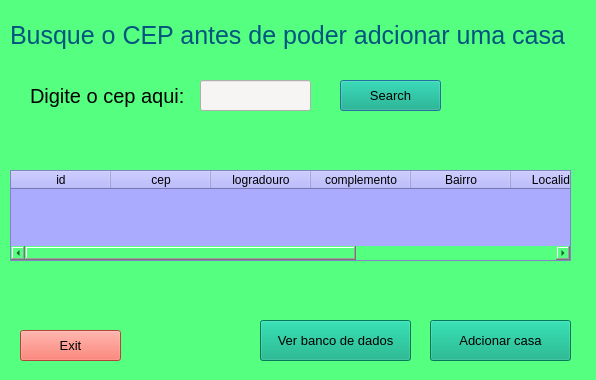
<?xml version="1.0" encoding="UTF-8"?>
<ui version="4.0">
 <class>Dialog</class>
 <widget class="QDialog" name="Dialog">
  <property name="geometry">
   <rect>
    <x>0</x>
    <y>0</y>
    <width>596</width>
    <height>380</height>
   </rect>
  </property>
  <property name="windowTitle">
   <string>Dialog</string>
  </property>
  <property name="styleSheet">
   <string notr="true">background-color: rgb(119, 118, 123);
background-color: rgb(66, 66, 66);
background-color: rgb(85, 255, 127);</string>
  </property>
  <widget class="QLabel" name="label">
   <property name="geometry">
    <rect>
     <x>30</x>
     <y>80</y>
     <width>181</width>
     <height>31</height>
    </rect>
   </property>
   <property name="font">
    <font>
     <pointsize>15</pointsize>
     <weight>50</weight>
     <bold>false</bold>
    </font>
   </property>
   <property name="styleSheet">
    <string notr="true"/>
   </property>
   <property name="text">
    <string>Digite o cep aqui:</string>
   </property>
  </widget>
  <widget class="QLineEdit" name="lineEdit">
   <property name="geometry">
    <rect>
     <x>200</x>
     <y>80</y>
     <width>111</width>
     <height>31</height>
    </rect>
   </property>
   <property name="styleSheet">
    <string notr="true">background-color: rgb(246, 245, 244);</string>
   </property>
  </widget>
  <widget class="QTableWidget" name="tableWidget">
   <property name="geometry">
    <rect>
     <x>10</x>
     <y>170</y>
     <width>561</width>
     <height>91</height>
    </rect>
   </property>
   <property name="styleSheet">
    <string notr="true">background-color: rgb(170, 170, 255);</string>
   </property>
   <column>
    <property name="text">
     <string>id</string>
    </property>
    <property name="background">
     <color>
      <red>246</red>
      <green>211</green>
      <blue>45</blue>
     </color>
    </property>
   </column>
   <column>
    <property name="text">
     <string>cep</string>
    </property>
   </column>
   <column>
    <property name="text">
     <string>logradouro</string>
    </property>
   </column>
   <column>
    <property name="text">
     <string>complemento</string>
    </property>
   </column>
   <column>
    <property name="text">
     <string>Bairro</string>
    </property>
   </column>
   <column>
    <property name="text">
     <string>Localidade</string>
    </property>
   </column>
   <column>
    <property name="text">
     <string>UF</string>
    </property>
   </column>
   <column>
    <property name="text">
     <string>DDD</string>
    </property>
   </column>
  </widget>
  <widget class="QPushButton" name="pushButton">
   <property name="geometry">
    <rect>
     <x>340</x>
     <y>80</y>
     <width>101</width>
     <height>31</height>
    </rect>
   </property>
   <property name="font">
    <font>
     <pointsize>10</pointsize>
     <weight>50</weight>
     <bold>false</bold>
    </font>
   </property>
   <property name="cursor">
    <cursorShape>PointingHandCursor</cursorShape>
   </property>
   <property name="styleSheet">
    <string notr="true">background-color: rgb(0, 170, 127);</string>
   </property>
   <property name="text">
    <string>Search</string>
   </property>
  </widget>
  <widget class="QLabel" name="label_2">
   <property name="geometry">
    <rect>
     <x>10</x>
     <y>10</y>
     <width>581</width>
     <height>51</height>
    </rect>
   </property>
   <property name="styleSheet">
    <string notr="true">font-size:25px;
color: rgb(0, 85, 127);</string>
   </property>
   <property name="text">
    <string>Busque o CEP antes de poder adcionar uma casa </string>
   </property>
   <property name="textFormat">
    <enum>Qt::AutoText</enum>
   </property>
  </widget>
  <widget class="QPushButton" name="pushButton_2">
   <property name="geometry">
    <rect>
     <x>20</x>
     <y>330</y>
     <width>101</width>
     <height>31</height>
    </rect>
   </property>
   <property name="font">
    <font>
     <pointsize>10</pointsize>
    </font>
   </property>
   <property name="cursor">
    <cursorShape>PointingHandCursor</cursorShape>
   </property>
   <property name="autoFillBackground">
    <bool>false</bool>
   </property>
   <property name="styleSheet">
    <string notr="true">background-color: rgb(246, 97, 81);</string>
   </property>
   <property name="text">
    <string>Exit</string>
   </property>
  </widget>
  <widget class="QPushButton" name="pushButton_3">
   <property name="geometry">
    <rect>
     <x>260</x>
     <y>320</y>
     <width>151</width>
     <height>41</height>
    </rect>
   </property>
   <property name="font">
    <font>
     <pointsize>10</pointsize>
    </font>
   </property>
   <property name="cursor">
    <cursorShape>PointingHandCursor</cursorShape>
   </property>
   <property name="styleSheet">
    <string notr="true">background-color: rgb(0, 170, 127);</string>
   </property>
   <property name="text">
    <string>Ver banco de dados</string>
   </property>
  </widget>
  <widget class="QPushButton" name="pushButton_4">
   <property name="geometry">
    <rect>
     <x>430</x>
     <y>320</y>
     <width>141</width>
     <height>41</height>
    </rect>
   </property>
   <property name="font">
    <font>
     <pointsize>10</pointsize>
     <stylestrategy>PreferDefault</stylestrategy>
    </font>
   </property>
   <property name="styleSheet">
    <string notr="true">background-color: rgb(0, 170, 127);</string>
   </property>
   <property name="text">
    <string>Adcionar casa</string>
   </property>
  </widget>
 </widget>
 <resources/>
 <connections>
  <connection>
   <sender>lineEdit</sender>
   <signal>returnPressed()</signal>
   <receiver>pushButton</receiver>
   <slot>click()</slot>
   <hints>
    <hint type="sourcelabel">
     <x>118</x>
     <y>174</y>
    </hint>
    <hint type="destinationlabel">
     <x>348</x>
     <y>258</y>
    </hint>
   </hints>
  </connection>
  <connection>
   <sender>pushButton_3</sender>
   <signal>clicked(bool)</signal>
   <receiver>tableWidget</receiver>
   <slot>resizeColumnsToContents()</slot>
   <hints>
    <hint type="sourcelabel">
     <x>286</x>
     <y>253</y>
    </hint>
    <hint type="destinationlabel">
     <x>345</x>
     <y>160</y>
    </hint>
   </hints>
  </connection>
 </connections>
</ui>
